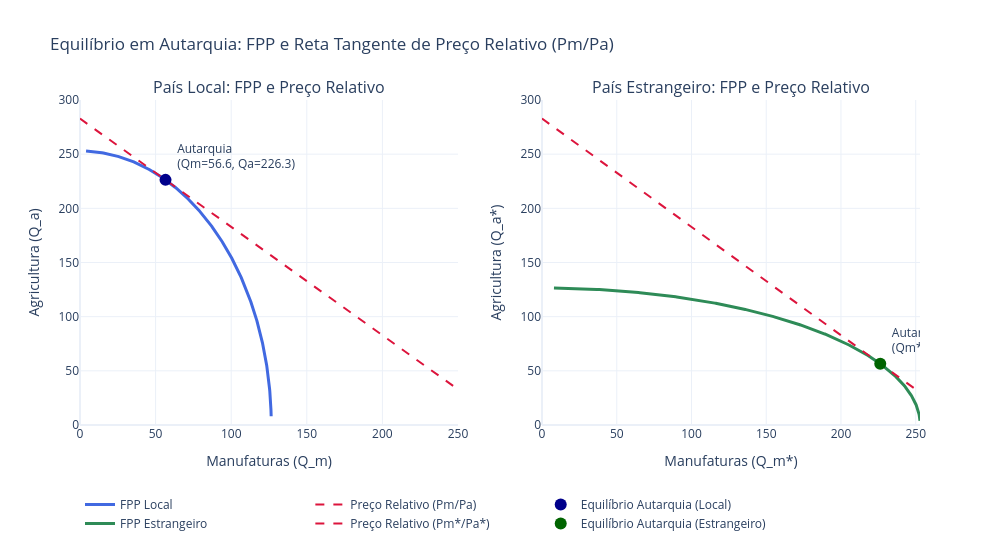

Notebook cell for this chart:
### Markdown cell above
**2.b)** Defina o salário de cada setor em autarquia. Qual é a condição de equilíbrio e o papel da produtividade marginal do trabalho ($PMgL$)?

**Definição do salário em cada setor (Autarquia)**

Em um mercado competitivo, o salário nominal em cada setor ($w_i$) é determinado pelo valor do produto marginal do trabalho, formalizado pelo produto entre o preço do bem e a produtividade marginal do trabalho ($\text{PMgL}_i$):

* **Setor de Manufaturas:** $w_m = P_m \cdot \text{PMgL}_m$
* **Setor de Agricultura:** $w_a = P_a \cdot \text{PMgL}_a$

Como os preços em autarquia são normalizados ($P_m = 1$ e $P_a = 1$), os salários nominais equivalem diretamente às respectivas produtividades marginais.

---

**Condição de equilíbrio**

Como o fator trabalho é móvel entre os setores no modelo de fatores específicos, a concorrência garante a livre mobilidade até que os retornos salariais se igualem. Portanto, a condição de equilíbrio exige a equalização dos salários nominais entre as indústrias:

$$w_m = w_a \quad \Rightarrow \quad P_m \cdot \text{PMgL}_m = P_a \cdot \text{PMgL}_a$$

Essa igualdade orienta a alocação ótima da força de trabalho total entre os setores de manufaturas e de agricultura ($L_m$ e $L_a$).

---

**O papel da produtividade marginal do trabalho ($\text{PMgL}$)**

A $\text{PMgL}$ representa o acréscimo na produção gerado pela contratação de uma unidade adicional de trabalho. No modelo de fatores específicos, a presença de fatores fixos (capital $K$ ou terra $T$) faz com que a $\text{PMgL}$ exiba **rendimentos decrescentes** ($\frac{\partial \text{PMgL}}{\partial L} < 0$).

O papel central da $\text{PMgL}$ consiste em ditar o comportamento decrescente da remuneração conforme o trabalho se expande em um setor, estabelecendo o limite para a alocação de recursos e determinando diretamente a curvatura (concavidade) da Fronteira de Possibilidades de Produção (FPP).

### Code cell
# 2.b

import pandas as pd
import numpy as np
import plotly.graph_objects as go
from plotly.subplots import make_subplots

# ==============================================================================
# 1. PARÂMETROS E RESOLUÇÃO ANALÍTICA DO EQUILÍBRIO EM AUTARQUIA
# ==============================================================================

# Dotações
L_local, K_local, T_local = 1000, 16, 64
L_estrangeiro, K_estrangeiro, T_estrangeiro = 1000, 64, 16

# Preços em Autarquia (Normalizados)
Pm, Pa = 1.0, 1.0
preco_relativo = Pm / Pa  # 1.0

def resolver_autarquia(L, K, T, Pm, Pa):
    """
    Calcula analiticamente a alocação de trabalho, produção, produtividade marginal
    e salários em autarquia para um país.
    """
    razao_La_Lm = ((Pa / Pm) * ((T**0.5) / (K**0.5)))**2
    
    Lm = L / (1 + razao_La_Lm)
    La = L - Lm
    
    Qm = (K**0.5) * (Lm**0.5)
    Qa = (T**0.5) * (La**0.5)
    
    pmgl_m = 0.5 * (K**0.5) * (Lm**-0.5)
    pmgl_a = 0.5 * (T**0.5) * (La**-0.5)
    
    w_m = Pm * pmgl_m
    w_a = Pa * pmgl_a
    
    return {
        "Lm": Lm, "La": La,
        "Qm": Qm, "Qa": Qa,
        "PMgLm": pmgl_m, "PMgLa": pmgl_a,
        "wm": w_m, "wa": w_a
    }

# Executando para ambos os países
eq_local = resolver_autarquia(L_local, K_local, T_local, Pm, Pa)
eq_estrangeiro = resolver_autarquia(L_estrangeiro, K_estrangeiro, T_estrangeiro, Pm, Pa)

# ==============================================================================
# 2. TABELA DE RESULTADOS ANALÍTICOS
# ==============================================================================

dados_tabela = {
    "Variável / Setor": [
        "Trabalho no Setor (Lm, La)", 
        "Produção Total (Qm, Qa)", 
        "Produtividade Marginal (PMgL)", 
        "Salário Nominal de Equilíbrio (wm = wa)"
    ],
    "País Local - Manufaturas": [
        f"{eq_local['Lm']:.2f}", f"{eq_local['Qm']:.2f}", 
        f"{eq_local['PMgLm']:.4f}", f"{eq_local['wm']:.4f}"
    ],
    "País Local - Agricultura": [
        f"{eq_local['La']:.2f}", f"{eq_local['Qa']:.2f}", 
        f"{eq_local['PMgLa']:.4f}", f"{eq_local['wa']:.4f}"
    ],
    "País Estrangeiro - Manufaturas": [
        f"{eq_estrangeiro['Lm']:.2f}", f"{eq_estrangeiro['Qm']:.2f}", 
        f"{eq_estrangeiro['PMgLm']:.4f}", f"{eq_estrangeiro['wm']:.4f}"
    ],
    "País Estrangeiro - Agricultura": [
        f"{eq_estrangeiro['La']:.2f}", f"{eq_estrangeiro['Qa']:.2f}", 
        f"{eq_estrangeiro['PMgLa']:.4f}", f"{eq_estrangeiro['wa']:.4f}"
    ]
}

df_resultados = pd.DataFrame(dados_tabela)

print("TABELA DE RESULTADOS DO EQUILÍBRIO EM AUTARQUIA")
print("=" * 95)
print(df_resultados.to_string(index=False))
print("=" * 95 + "\n")

# ==============================================================================
# 3. GRÁFICOS: FPP, PONTO DE EQUILÍBRIO E RETA DE PREÇO RELATIVO TANGENTE
# ==============================================================================

fig = make_subplots(
    rows=1, cols=2, 
    subplot_titles=("País Local: FPP e Preço Relativo", "País Estrangeiro: FPP e Preço Relativo")
)

# Vetores para desenhar a FPP
lm_vetor = np.linspace(1, L_local - 1, 500)
la_vetor_loc = L_local - lm_vetor
la_vetor_est = L_estrangeiro - lm_vetor

qm_loc = (K_local**0.5) * (lm_vetor**0.5)
qa_loc = (T_local**0.5) * (la_vetor_loc**0.5)

qm_est = (K_estrangeiro**0.5) * (lm_vetor**0.5)
qa_est = (T_estrangeiro**0.5) * (la_vetor_est**0.5)

# Vetores para desenhar a reta tangente (Preço Relativo Pm/Pa) passando pelo ponto ótimo
# Equação da reta de valor/preço: Qa = Qa_otimo + (Pm/Pa)*(Qm_otimo - Qm)
qm_tangente = np.linspace(0, 250, 100)
qa_tangente_local = eq_local['Qa'] - preco_relativo * (qm_tangente - eq_local['Qm'])
qa_tangente_est = eq_estrangeiro['Qa'] - preco_relativo * (qm_tangente - eq_estrangeiro['Qm'])

# --- Subplot 1: País Local ---
fig.add_trace(go.Scatter(
    x=qm_loc, y=qa_loc, mode='lines', name='FPP Local', 
    line=dict(color='royalblue', width=3)
), row=1, col=1)

# Reta Tangente (Preço Relativo)
fig.add_trace(go.Scatter(
    x=qm_tangente, y=qa_tangente_local, mode='lines', name='Preço Relativo (Pm/Pa)', 
    line=dict(color='crimson', width=2, dash='dash')
), row=1, col=1)

fig.add_trace(go.Scatter(
    x=[eq_local['Qm']], y=[eq_local['Qa']], mode='markers+text', 
    name='Equilíbrio Autarquia (Local)',
    text=[f" Autarquia<br> (Qm={eq_local['Qm']:.1f}, Qa={eq_local['Qa']:.1f})"],
    textposition="top right",
    marker=dict(size=12, color='darkblue', symbol='circle')
), row=1, col=1)

# --- Subplot 2: País Estrangeiro ---
fig.add_trace(go.Scatter(
    x=qm_est, y=qa_est, mode='lines', name='FPP Estrangeiro', 
    line=dict(color='seagreen', width=3)
), row=1, col=2)

# Reta Tangente (Preço Relativo)
fig.add_trace(go.Scatter(
    x=qm_tangente, y=qa_tangente_est, mode='lines', name='Preço Relativo (Pm*/Pa*)', 
    line=dict(color='crimson', width=2, dash='dash')
), row=1, col=2)

fig.add_trace(go.Scatter(
    x=[eq_estrangeiro['Qm']], y=[eq_estrangeiro['Qa']], mode='markers+text', 
    name='Equilíbrio Autarquia (Estrangeiro)',
    text=[f" Autarquia<br> (Qm*={eq_estrangeiro['Qm']:.1f}, Qa*={eq_estrangeiro['Qa']:.1f})"],
    textposition="top right",
    marker=dict(size=12, color='darkgreen', symbol='circle')
), row=1, col=2)

# Configurações de layout
fig.update_layout(
    title='Equilíbrio em Autarquia: FPP e Reta Tangente de Preço Relativo (Pm/Pa)',
    template='plotly_white',
    width=1000, height=550,
    showlegend=True,
    legend=dict(y=-0.2, orientation="h")
)

fig.update_xaxes(title_text="Manufaturas (Q_m)", row=1, col=1)
fig.update_yaxes(title_text="Agricultura (Q_a)", range=[0, 300], row=1, col=1)

fig.update_xaxes(title_text="Manufaturas (Q_m*)", row=1, col=2)
fig.update_yaxes(title_text="Agricultura (Q_a*)", range=[0, 300], row=1, col=2)

fig.show()

### Figure 1 — Plotly figure (JSON) as saved in the notebook; plotly's stock layout.template omitted (floating-point values rounded to 4 significant figures; data arrays with more than 128 entries replaced by an {"elided": "..."} marker saying what was removed)
{"data": [{"line": {"color": "royalblue", "width": 3}, "mode": "lines", "name": "FPP Local", "type": "scatter", "x": {"elided": "500 float values"}, "xaxis": "x", "y": {"elided": "500 float values"}, "yaxis": "y"}, {"line": {"color": "crimson", "dash": "dash", "width": 2}, "mode": "lines", "name": "Preço Relativo (Pm/Pa)", "type": "scatter", "x": [0.0, 2.525, 5.051, 7.576, 10.1, 12.63, 15.15, 17.68, 20.2, 22.73, 25.25, 27.78, 30.3, 32.83, 35.35, 37.88, 40.4, 42.93, 45.45, 47.98, 50.51, 53.03, 55.56, 58.08, 60.61, 63.13, 65.66, 68.18, 70.71, 73.23, 75.76, 78.28, 80.81, 83.33, 85.86, 88.38, 90.91, 93.43, 95.96, 98.48, 101.0, 103.5, 106.1, 108.6, 111.1, 113.6, 116.2, 118.7, 121.2, 123.7, 126.3, 128.8, 131.3, 133.8, 136.4, 138.9, 141.4, 143.9, 146.5, 149.0, 151.5, 154.0, 156.6, 159.1, 161.6, 164.1, 166.7, 169.2, 171.7, 174.2, 176.8, 179.3, 181.8, 184.3, 186.9, 189.4, 191.9, 194.4, 197.0, 199.5, 202.0, 204.5, 207.1, 209.6, 212.1, 214.6, 217.2, 219.7, 222.2, 224.7, 227.3, 229.8, 232.3, 234.8, 237.4, 239.9, 242.4, 244.9, 247.5, 250.0], "xaxis": "x", "y": [282.8, 280.3, 277.8, 275.3, 272.7, 270.2, 267.7, 265.2, 262.6, 260.1, 257.6, 255.1, 252.5, 250.0, 247.5, 245.0, 242.4, 239.9, 237.4, 234.9, 232.3, 229.8, 227.3, 224.8, 222.2, 219.7, 217.2, 214.7, 212.1, 209.6, 207.1, 204.6, 202.0, 199.5, 197.0, 194.5, 191.9, 189.4, 186.9, 184.4, 181.8, 179.3, 176.8, 174.3, 171.7, 169.2, 166.7, 164.2, 161.6, 159.1, 156.6, 154.1, 151.5, 149.0, 146.5, 144.0, 141.4, 138.9, 136.4, 133.9, 131.3, 128.8, 126.3, 123.8, 121.2, 118.7, 116.2, 113.7, 111.1, 108.6, 106.1, 103.5, 101.0, 98.5, 95.97, 93.45, 90.92, 88.4, 85.87, 83.35, 80.82, 78.3, 75.77, 73.25, 70.72, 68.2, 65.67, 63.15, 60.62, 58.1, 55.57, 53.04, 50.52, 47.99, 45.47, 42.94, 40.42, 37.89, 35.37, 32.84], "yaxis": "y"}, {"marker": {"color": "darkblue", "size": 12, "symbol": "circle"}, "mode": "markers+text", "name": "Equilíbrio Autarquia (Local)", "text": [" Autarquia<br> (Qm=56.6, Qa=226.3)"], "textposition": "top right", "type": "scatter", "x": [56.57], "xaxis": "x", "y": [226.3], "yaxis": "y"}, {"line": {"color": "seagreen", "width": 3}, "mode": "lines", "name": "FPP Estrangeiro", "type": "scatter", "x": {"elided": "500 float values"}, "xaxis": "x2", "y": {"elided": "500 float values"}, "yaxis": "y2"}, {"line": {"color": "crimson", "dash": "dash", "width": 2}, "mode": "lines", "name": "Preço Relativo (Pm*/Pa*)", "type": "scatter", "x": [0.0, 2.525, 5.051, 7.576, 10.1, 12.63, 15.15, 17.68, 20.2, 22.73, 25.25, 27.78, 30.3, 32.83, 35.35, 37.88, 40.4, 42.93, 45.45, 47.98, 50.51, 53.03, 55.56, 58.08, 60.61, 63.13, 65.66, 68.18, 70.71, 73.23, 75.76, 78.28, 80.81, 83.33, 85.86, 88.38, 90.91, 93.43, 95.96, 98.48, 101.0, 103.5, 106.1, 108.6, 111.1, 113.6, 116.2, 118.7, 121.2, 123.7, 126.3, 128.8, 131.3, 133.8, 136.4, 138.9, 141.4, 143.9, 146.5, 149.0, 151.5, 154.0, 156.6, 159.1, 161.6, 164.1, 166.7, 169.2, 171.7, 174.2, 176.8, 179.3, 181.8, 184.3, 186.9, 189.4, 191.9, 194.4, 197.0, 199.5, 202.0, 204.5, 207.1, 209.6, 212.1, 214.6, 217.2, 219.7, 222.2, 224.7, 227.3, 229.8, 232.3, 234.8, 237.4, 239.9, 242.4, 244.9, 247.5, 250.0], "xaxis": "x2", "y": [282.8, 280.3, 277.8, 275.3, 272.7, 270.2, 267.7, 265.2, 262.6, 260.1, 257.6, 255.1, 252.5, 250.0, 247.5, 245.0, 242.4, 239.9, 237.4, 234.9, 232.3, 229.8, 227.3, 224.8, 222.2, 219.7, 217.2, 214.7, 212.1, 209.6, 207.1, 204.6, 202.0, 199.5, 197.0, 194.5, 191.9, 189.4, 186.9, 184.4, 181.8, 179.3, 176.8, 174.3, 171.7, 169.2, 166.7, 164.2, 161.6, 159.1, 156.6, 154.1, 151.5, 149.0, 146.5, 144.0, 141.4, 138.9, 136.4, 133.9, 131.3, 128.8, 126.3, 123.8, 121.2, 118.7, 116.2, 113.7, 111.1, 108.6, 106.1, 103.5, 101.0, 98.5, 95.97, 93.45, 90.92, 88.4, 85.87, 83.35, 80.82, 78.3, 75.77, 73.25, 70.72, 68.2, 65.67, 63.15, 60.62, 58.1, 55.57, 53.04, 50.52, 47.99, 45.47, 42.94, 40.42, 37.89, 35.37, 32.84], "yaxis": "y2"}, {"marker": {"color": "darkgreen", "size": 12, "symbol": "circle"}, "mode": "markers+text", "name": "Equilíbrio Autarquia (Estrangeiro)", "text": [" Autarquia<br> (Qm*=226.3, Qa*=56.6)"], "textposition": "top right", "type": "scatter", "x": [226.3], "xaxis": "x2", "y": [56.57], "yaxis": "y2"}], "layout": {"annotations": [{"font": {"size": 16}, "showarrow": false, "text": "País Local: FPP e Preço Relativo", "x": 0.225, "xanchor": "center", "xref": "paper", "y": 1, "yanchor": "bottom", "yref": "paper"}, {"font": {"size": 16}, "showarrow": false, "text": "País Estrangeiro: FPP e Preço Relativo", "x": 0.775, "xanchor": "center", "xref": "paper", "y": 1, "yanchor": "bottom", "yref": "paper"}], "height": 550, "legend": {"orientation": "h", "y": -0.2}, "showlegend": true, "title": {"text": "Equilíbrio em Autarquia: FPP e Reta Tangente de Preço Relativo (Pm/Pa)"}, "width": 1000, "xaxis": {"anchor": "y", "domain": [0, 0.45], "title": {"text": "Manufaturas (Q_m)"}}, "xaxis2": {"anchor": "y2", "domain": [0.55, 1], "title": {"text": "Manufaturas (Q_m*)"}}, "yaxis": {"anchor": "x", "domain": [0, 1], "range": [0, 300], "title": {"text": "Agricultura (Q_a)"}}, "yaxis2": {"anchor": "x2", "domain": [0, 1], "range": [0, 300], "title": {"text": "Agricultura (Q_a*)"}}}}
